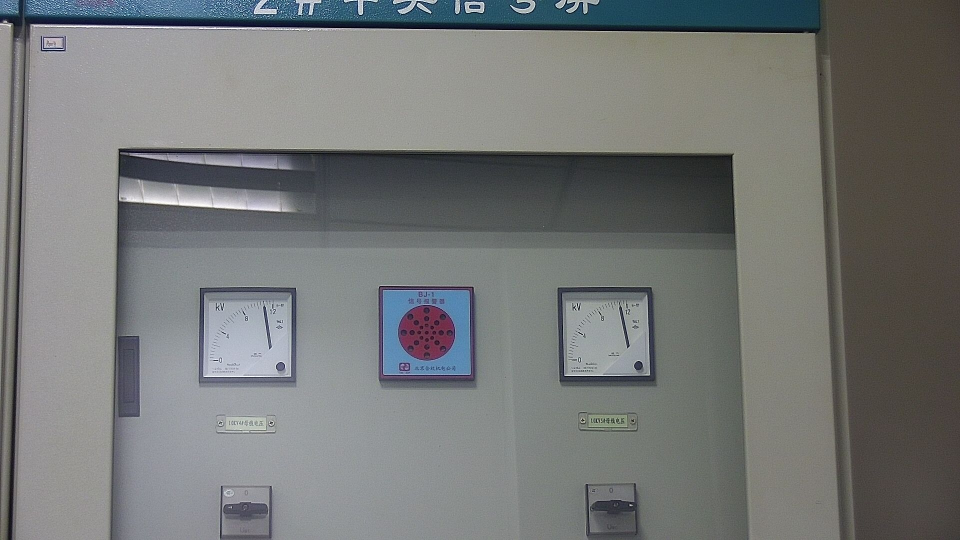
#> input picture image/1-1.jpg, 1920 x 1080 px (shown at 1/2 size)
$ python -i num_reading.py   (imports and definitions only)
#> lines starting #> are read from the running program, lines starting #| are printed output that depends on the picture; after the words box and inside, x2 and y2 are one past the last pixel; in counts of white or black regions, pixels touching at a corner belong together
#> further down, picture is the input picture: shape (1080, 1920, 3); mean B, G, R 118.5, 119.2, 116.9
import cv2
import tensorflow as tf
import numpy as np

#test
# [1 line that did not run here, left out]
# [1 line that did not run here, left out]
# [1 line not run here, left out]
# [1 line that did not run here, left out]
# [1 line that did not run here, left out]
# [1 line that did not run here, left out]
def get_num_by_threshold(Img):
    ROIYUV = cv2.cvtColor(Img,cv2.COLOR_BGR2YUV)
#> ROIYUV: shape (1080, 1920, 3); mean of channels 0, 1, 2 118.4, 128.1, 126.6
    ROIYUV[:,:,0] = cv2.equalizeHist(ROIYUV[:,:,0])
#> ROIYUV: shape (1080, 1920, 3); mean of channels 0, 1, 2 128.8, 128.1, 126.6
    Img = cv2.cvtColor(ROIYUV,cv2.COLOR_YUV2BGR)
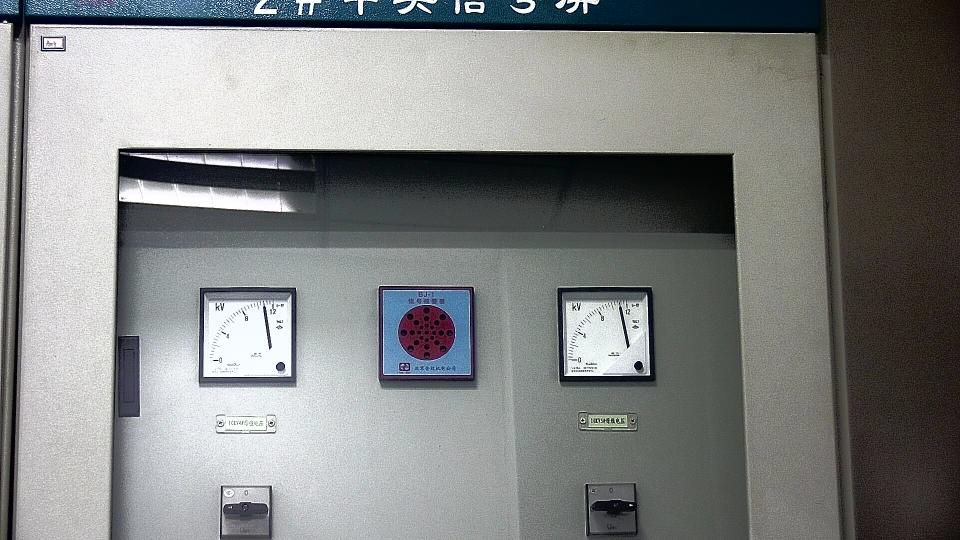
#> Img: shape (1080, 1920, 3) (shown at 1/2 size); mean B, G, R 128.9, 129.6, 127.5
    GrayImage=cv2.cvtColor(Img,cv2.COLOR_BGR2GRAY)
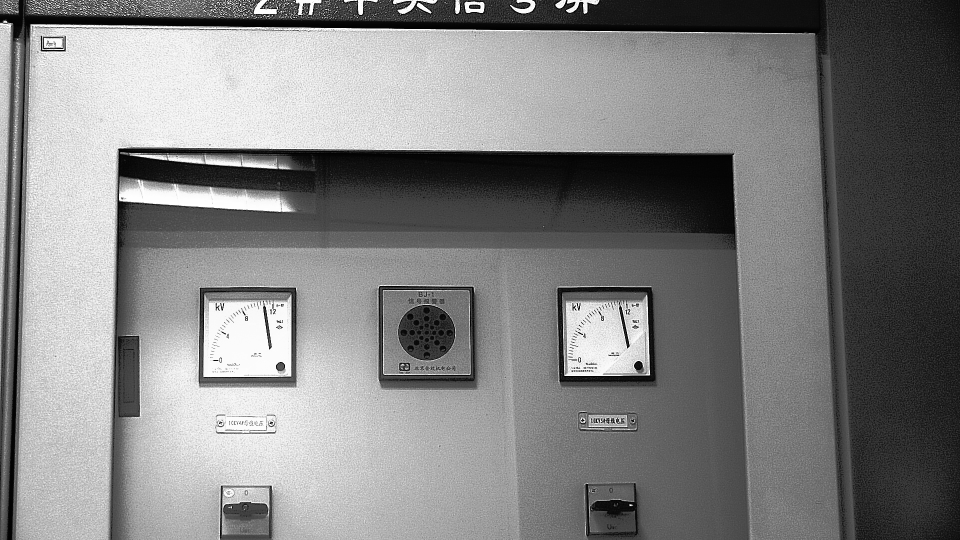
#> GrayImage: shape (1080, 1920) (shown at 1/2 size); min 0, max 255, mean 128.9
    ret,thresh=cv2.threshold(GrayImage,GrayImage.max()-25,GrayImage.max(),cv2.THRESH_BINARY)
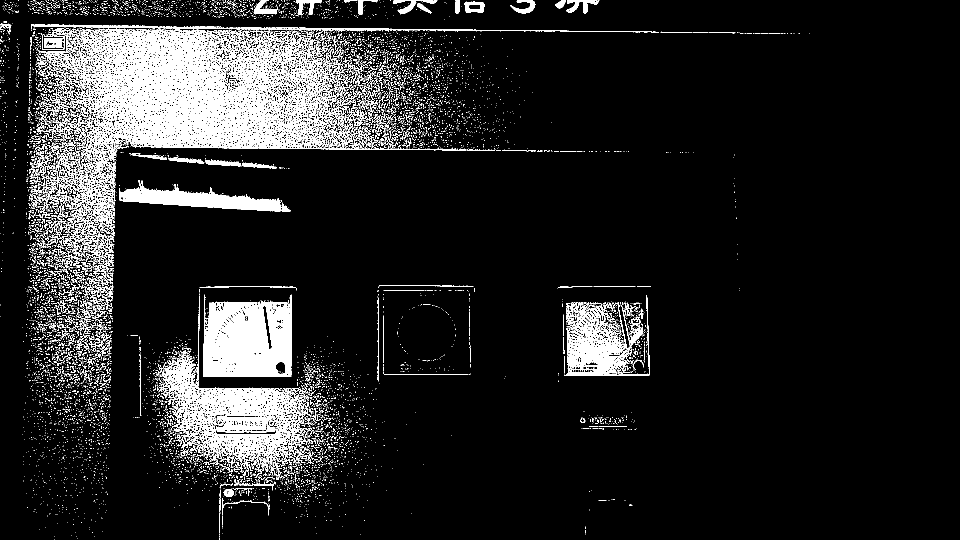
#> thresh: shape (1080, 1920) (shown at 1/2 size); 11% white; 8719 white regions (8177 under 20 px), largest, box (x1, y1, x2, y2) and area: (76, 57, 932, 446) 89704, (316, 592, 627, 950) 25264, (407, 589, 583, 754) 23475
#> ret = 230
    thresh=np.minimum(thresh,1)
    return thresh
def get_each_roi(img1,n):
    all_test=[]
    l=img1.shape[1]//n
    for j in range(n):
        one=img1[:,j*l:(j+1)*l]
        one=cv2.resize(one,(28,28))
        oneMask=get_num_by_threshold(one)
        oneMask=np.reshape(oneMask,(1,784))
        all_test.append(oneMask)
    return all_test
# input img,and value number
def get_value(img,n):
    all_test=get_each_roi(img,n)
    results=[]
    for tests in all_test:
        prediction=sess.run(predict,feed_dict={image:tests})
        print("predict number:",prediction[0])
        results.append(prediction[0])
    return results

>>> import cv2
>>> picture = cv2.imread('image/1-1.jpg')
>>> result = get_num_by_threshold(picture)

$ run again, on image/1-2.jpg
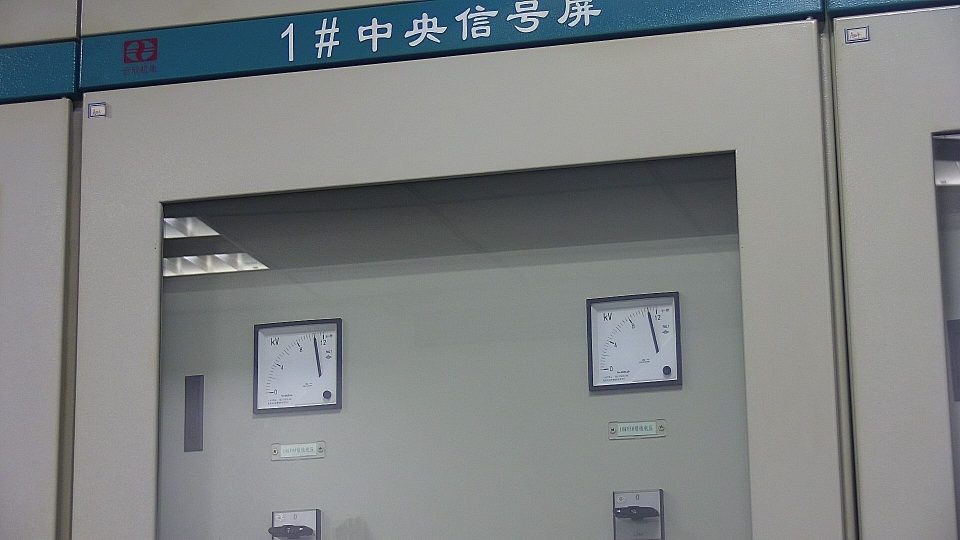
#> input picture image/1-2.jpg, 1920 x 1080 px (shown at 1/2 size)
#> picture is the input picture: shape (1080, 1920, 3); mean B, G, R 132.1, 131.1, 127.1
#> in get_num_by_threshold, `GrayImage=cv2.cvtColor(Img,cv2.COLOR_BGR2GRAY)`:
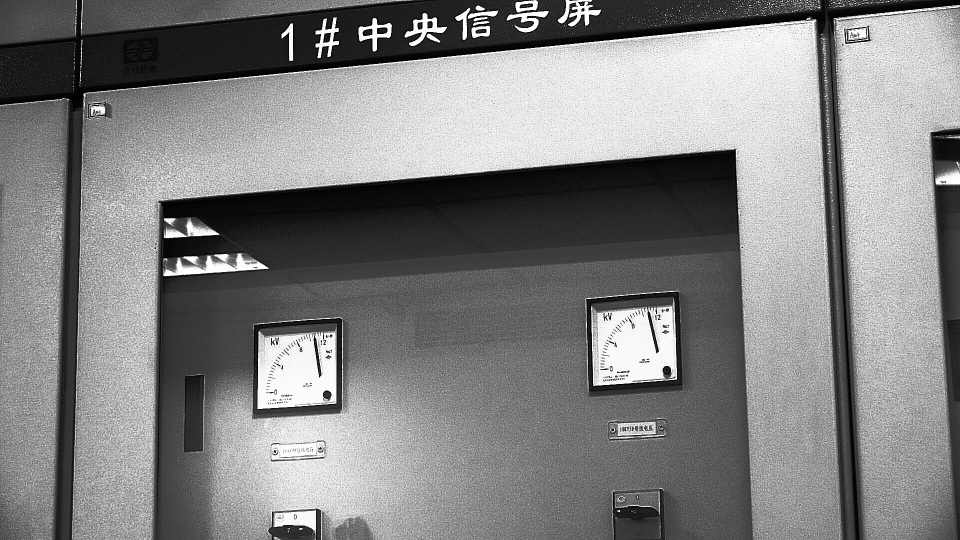
#> GrayImage: shape (1080, 1920) (shown at 1/2 size); min 0, max 255, mean 129.5
#> in get_num_by_threshold, `ret,thresh=cv2.threshold(GrayImage,GrayImage.max()-25,GrayImage.max(),..`:
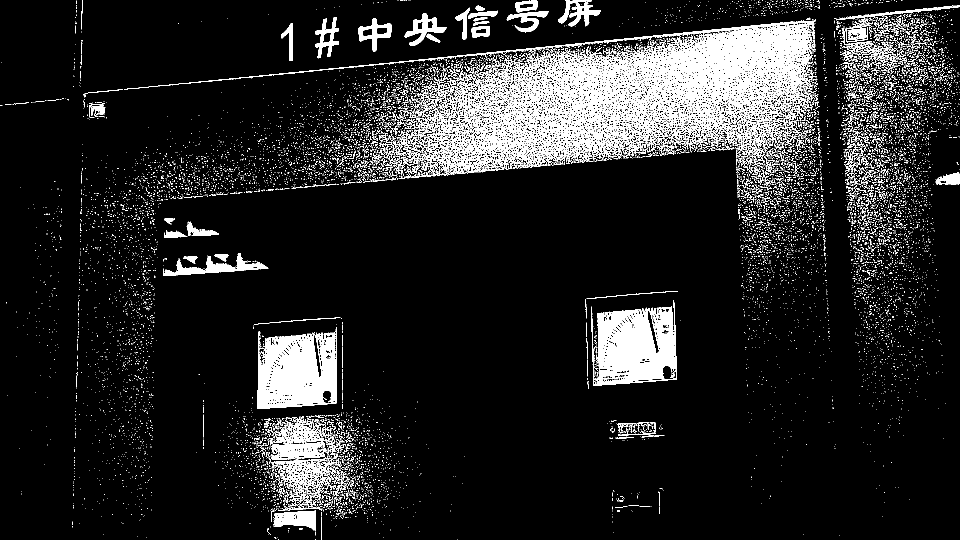
#> thresh: shape (1080, 1920) (shown at 1/2 size); 11.4% white; 12522 white regions (12089 under 20 px), largest, box (x1, y1, x2, y2) and area: (248, 39, 1632, 357) 107614, (1182, 600, 1354, 772) 19567, (515, 654, 673, 818) 18994
#> ret = 230

$ run again, on image/10-1.jpg
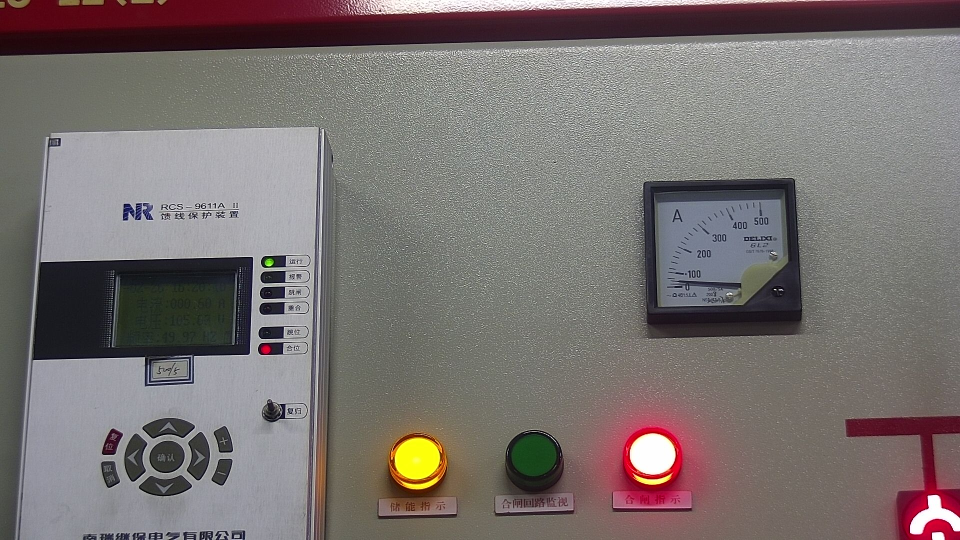
#> input picture image/10-1.jpg, 1920 x 1080 px (shown at 1/2 size)
#> picture is the input picture: shape (1080, 1920, 3); mean B, G, R 112.1, 113.7, 121.1
#> in get_num_by_threshold, `GrayImage=cv2.cvtColor(Img,cv2.COLOR_BGR2GRAY)`:
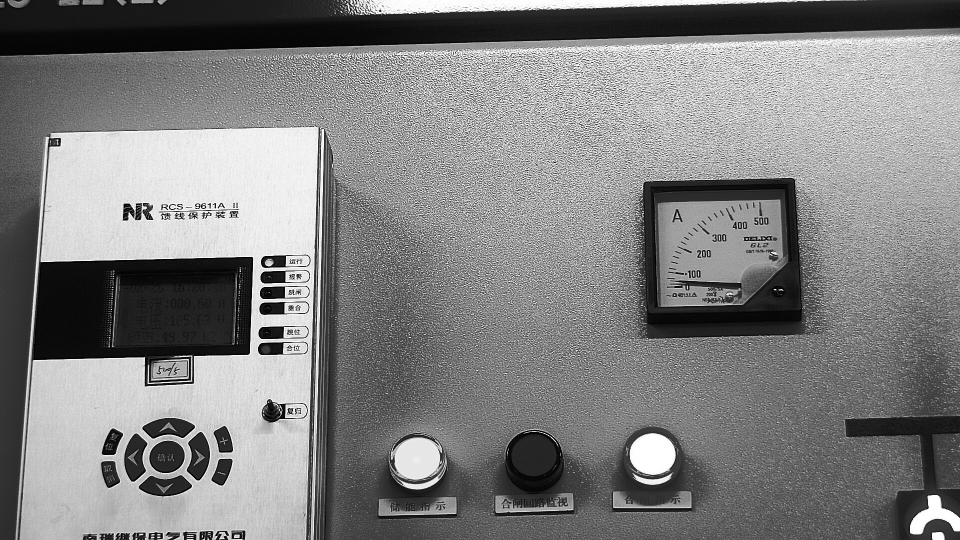
#> GrayImage: shape (1080, 1920) (shown at 1/2 size); min 0, max 255, mean 128.7
#> in get_num_by_threshold, `ret,thresh=cv2.threshold(GrayImage,GrayImage.max()-25,GrayImage.max(),..`:
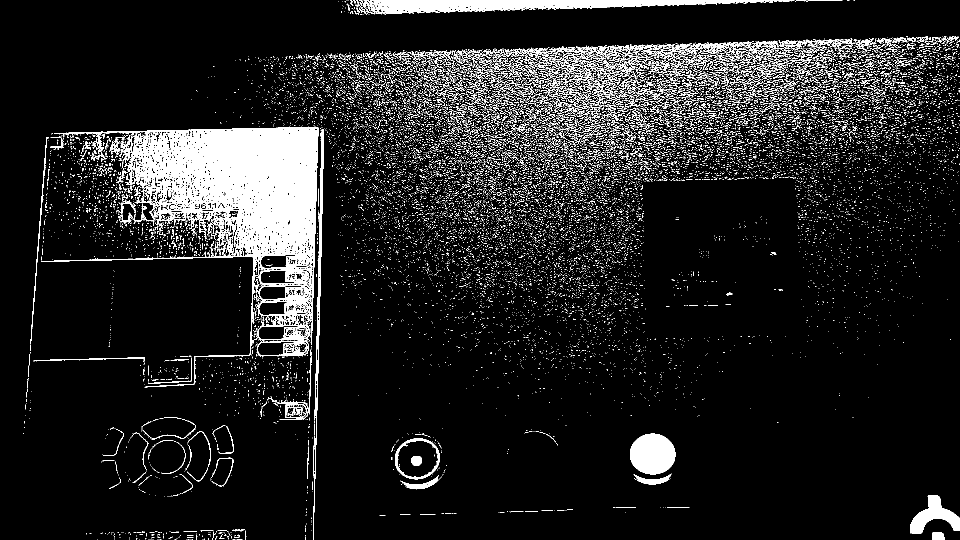
#> thresh: shape (1080, 1920) (shown at 1/2 size); 9.8% white; 20730 white regions (20134 under 20 px), largest, box (x1, y1, x2, y2) and area: (82, 253, 637, 776) 73639, (728, 0, 1589, 29) 12361, (1260, 867, 1351, 949) 5867
#> ret = 230

$ run again, on image/11-1.jpg
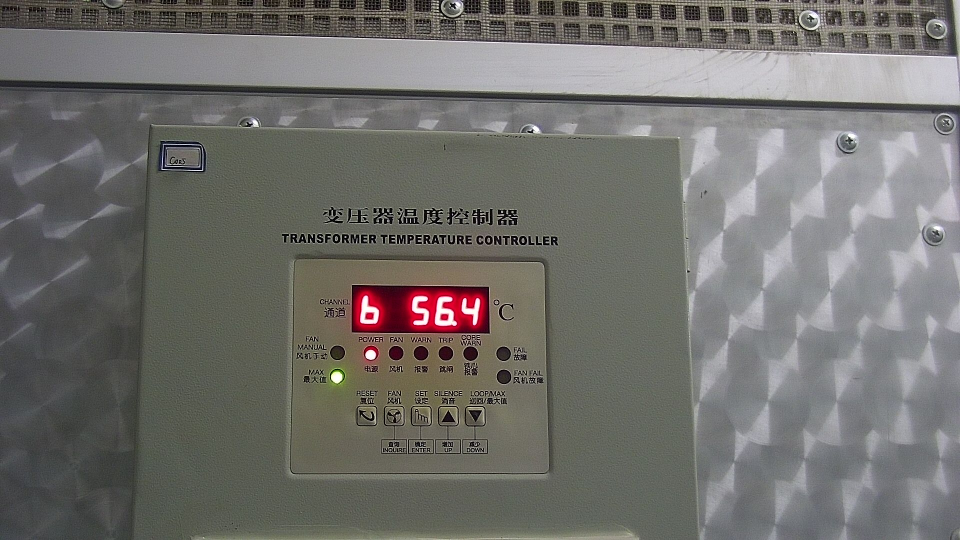
#> input picture image/11-1.jpg, 1920 x 1080 px (shown at 1/2 size)
#> picture is the input picture: shape (1080, 1920, 3); mean B, G, R 108.3, 111.8, 113.1
#> in get_num_by_threshold, `GrayImage=cv2.cvtColor(Img,cv2.COLOR_BGR2GRAY)`:
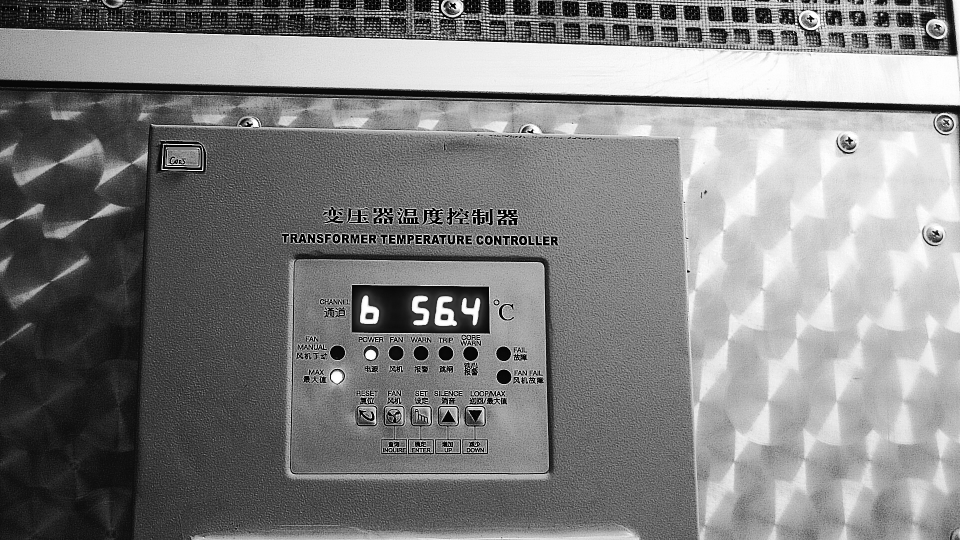
#> GrayImage: shape (1080, 1920) (shown at 1/2 size); min 0, max 255, mean 128.7
#> in get_num_by_threshold, `ret,thresh=cv2.threshold(GrayImage,GrayImage.max()-25,GrayImage.max(),..`:
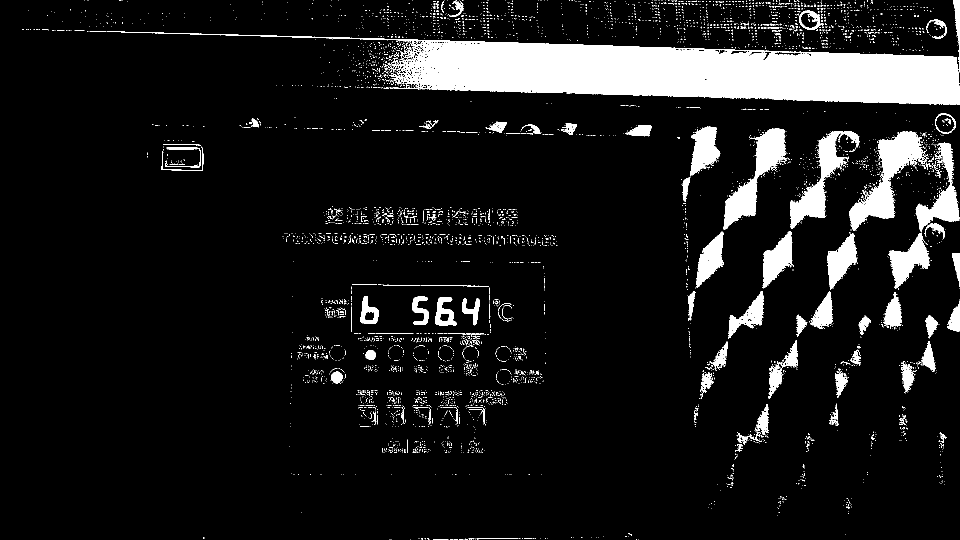
#> thresh: shape (1080, 1920) (shown at 1/2 size); 9.6% white; 4744 white regions (4617 under 20 px), largest, box (x1, y1, x2, y2) and area: (213, 63, 1920, 210) 106160, (1698, 263, 1853, 462) 10051, (1447, 257, 1577, 459) 8048
#> ret = 230
